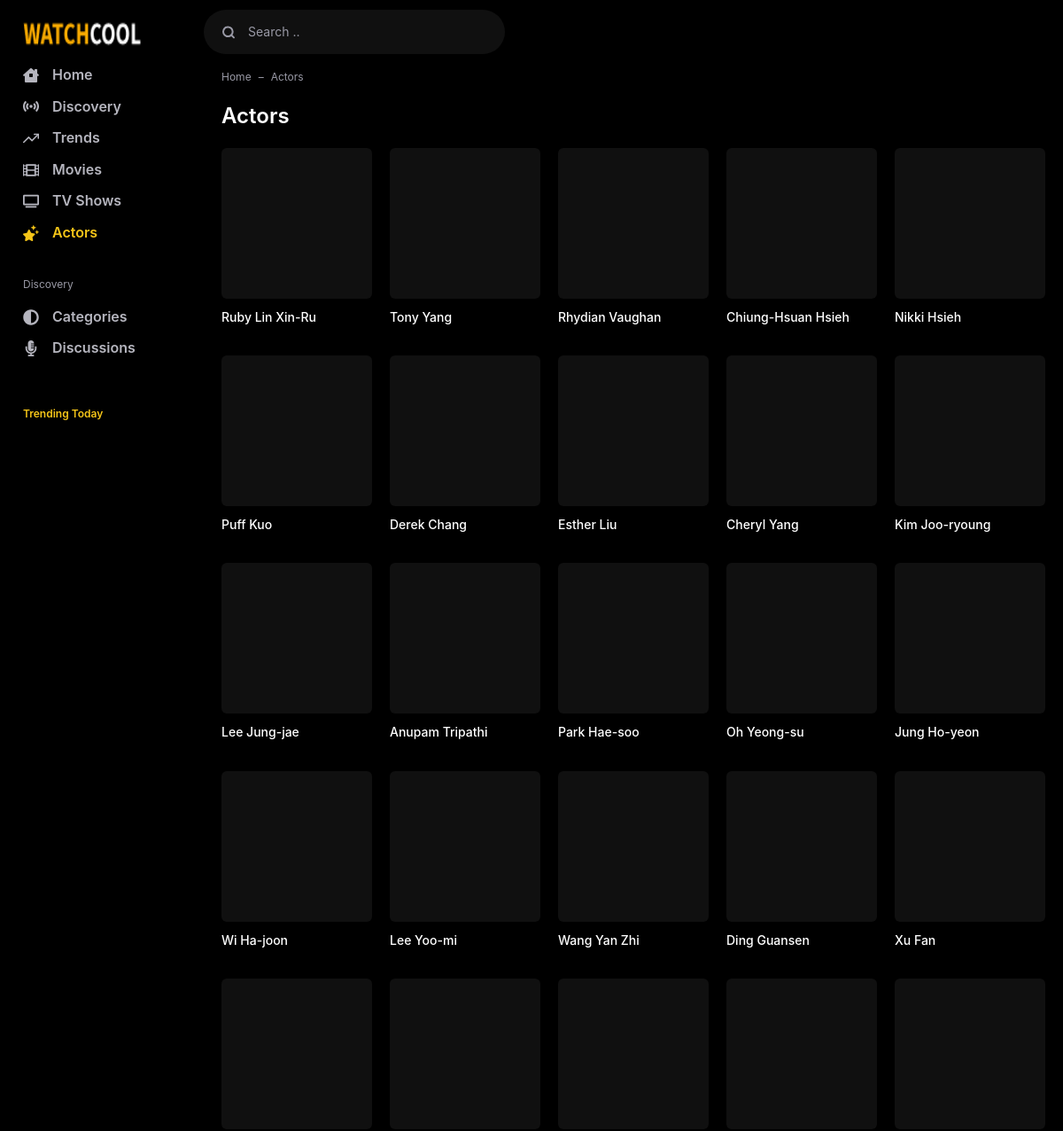
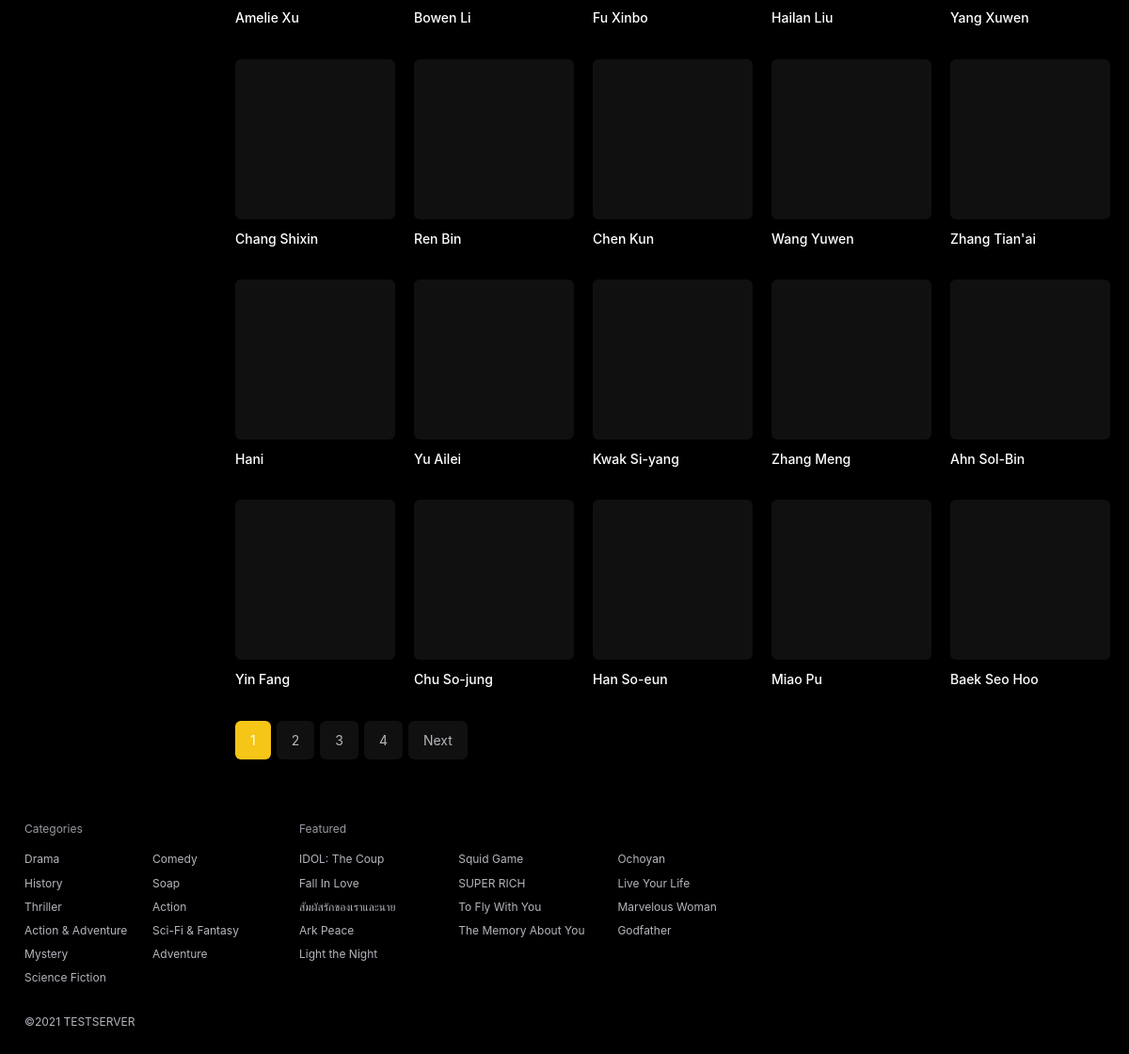
The page /web16/actors/ on the database as committed earlier (2 pictures, top to bottom).
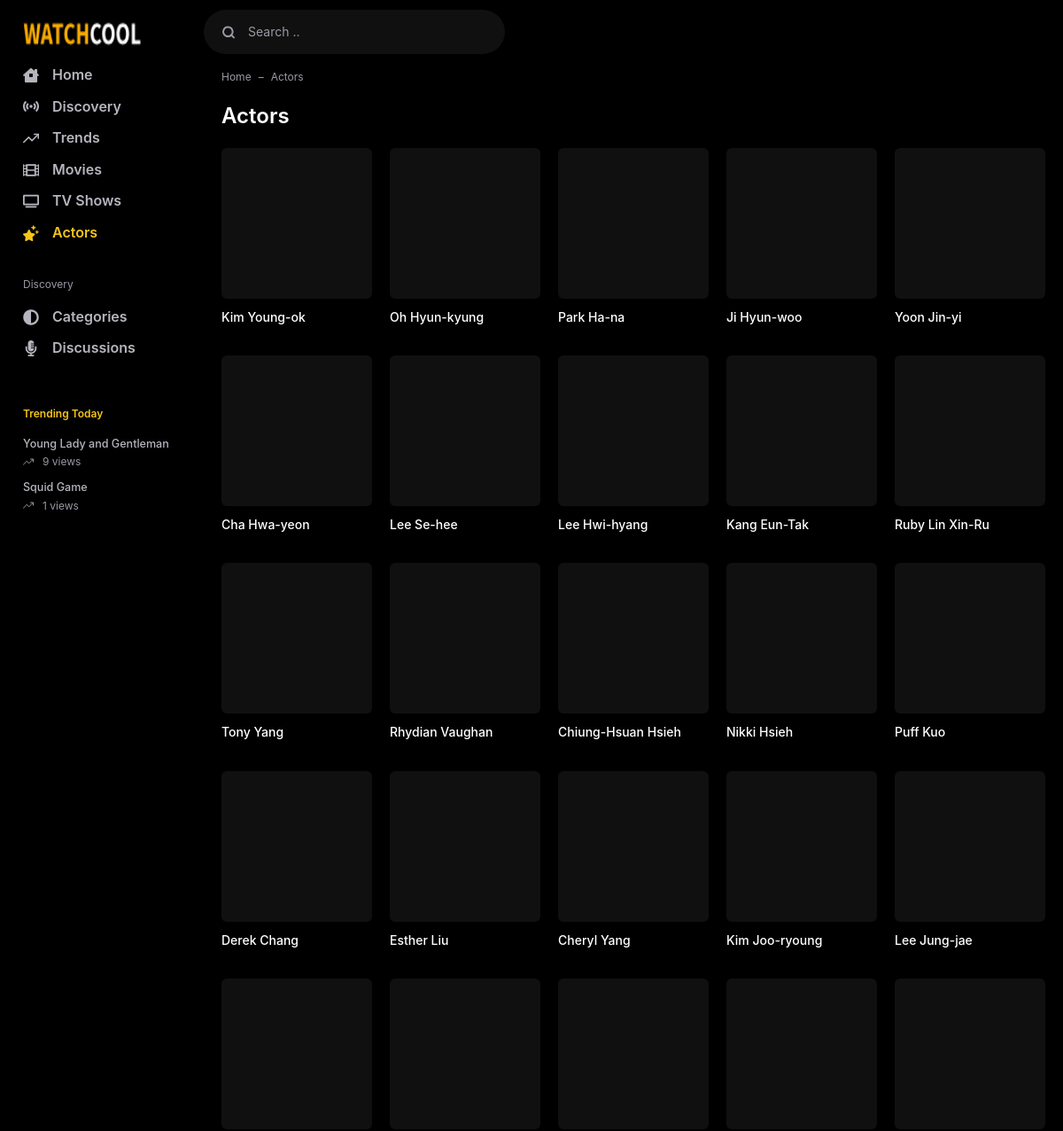
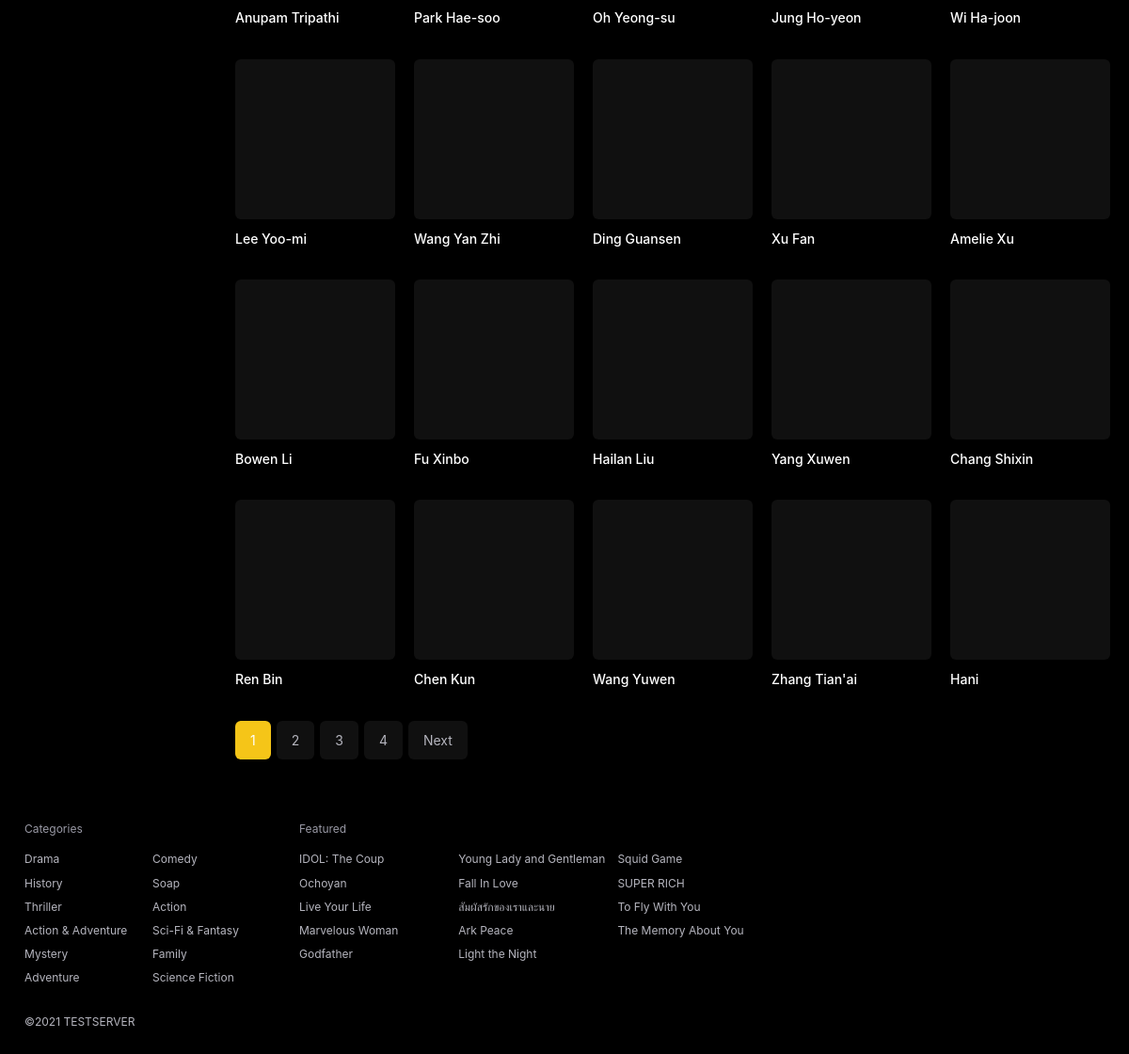
The same page on the database as committed later (2 pictures, top to bottom).
### webapp/models/common.py (models this page shows, shortened)
class Cast(models.Model):
    movie = models.ManyToManyField(Movie,related_name="cast",related_query_name="has_cast")
    tv = models.ManyToManyField(TV,related_name="cast",related_query_name="has_cast")
    gender = models.CharField(max_length=1,choices=GENDER_CHOICES,default=1)
    name = models.CharField(max_length=100)
    tmdb_cast_id = models.IntegerField()
    popularity = models.DecimalField(max_digits=6,decimal_places=3,null=True,blank=True)
    profile_path = models.URLField(null=True,blank=True)
    slug = models.SlugField(null=True,blank=True,editable=True,max_length=2083)
    added_on = models.DateField(default=timezone.now,editable=True)
    class Meta:
        ordering = ("-popularity",)

class Genre(models.Model):
    movie = models.ManyToManyField(Movie,related_name="genre",related_query_name="has_genre")
    tv = models.ManyToManyField(TV,related_name="genre",related_query_name="has_genre")
    name = models.CharField(max_length=20,unique=True)
    color = models.CharField(max_length=9,null=True,blank=True,default=generateRandomColor,editable=True)

### webapp/models/tv.py (models this page shows, shortened)
class TV(AbsShow):
    media_type=models.CharField(default="TV",max_length=2)
    class Meta:
        ordering = ("-added_on","-release_date",)
        verbose_name_plural = "TV Shows"
        db_table = "tv"

### webapp/views.py (the view)
# urls.py: path("actors/",cache_page(CACHE_TIME)(views.ActorList.as_view()),name="actor_list"),
class ActorList(ListView):
    model = Cast
    paginate_by = 40
    template_name = "webapp/actor_list.html"
    context_object_name = "actors"
    def get_queryset(self):
        return self.model.objects.filter(~Q(profile_path__endswith="None")).order_by("-added_on","-popularity")
    def get_context_data(self, **kwargs):
        context = super().get_context_data(**kwargs)
        title = f"List all Actors | {self.request.get_host()}"
        context["title"] = title
        context["description"] = title
        context["currentPage"] = "actors"
        return context

### webapp/context_processors.py (called while the page is built)
def tvsViewin(days,get):
    return ViewLog.objects.filter(movie=None,
        viewed_on__date__gte=(datetime.date.today()-datetime.timedelta(days=days))).values(
        "tv",
        slug = F("tv__slug"),
        title=F("tv__title"),
        themoviedb_id = F("tv__themoviedb_id"),
        original_title = F("tv__original_title"),
        imdb_id = F("tv__imdb_id"),
        trailer = F("tv__trailer"),
        published = F("tv__published"),
        runtime = F("tv__runtime"),
        added_on = F("tv__added_on"),
        updated_on = F("tv__updated_on"),
        media_type = F("tv__media_type"),
        poster_path=F("tv__poster_path"),
        overview=F("tv__overview"),
        vote_average=F("tv__vote_average"),
        backdrop_path=F("tv__backdrop_path"),
        release_date=F("tv__release_date"),
        ).annotate(views=Count("tv")).order_by()[:get]

def config(request=None):
    data = cache.get_many(KEYS)
    if not data:
        data = cache_context()
        cache.set_many(data,settings.CACHE_TIME)
    return data

### webapp/templates/webapp/actor_list.html
{% extends 'webapp/_base.html' %}
{% block content %}
<div class="flex-fill">
    <nav aria-label="breadcrumb">
        <ol class="breadcrumb">
            <li class="breadcrumb-item"><a href="{% url 'app_webapp:home' %}">Home</a></li>
            <li class="breadcrumb-item active" aria-current="page">Actors</li>
        </ol>
    </nav>
    <div class="d-flex">
        <div class="app-content">
            <div class="app-section">
                <div class="mb-3">
                    <div class="text-24 text-white font-weight-bold">Actors</div>
                </div>
                <div class="row row-cols-md-5 row-cols-2">
                    {% for actor in actors %}
                        {% include 'webapp/includes/actor.html' with actor=actor only %}
                    {% endfor %}
                </div>
                {% include 'webapp/includes/pagination.html' with items=actors %}
            </div>
        </div>
    </div>
</div>
{% endblock content %}

### webapp/templates/webapp/_base.html (shortened to what the changed rows need)
<!DOCTYPE html> {% load static %}
<html lang="en">
<head>
    <link as="style" media="all" rel="stylesheet preload prefetch" href="{% static 'webapp/css/app.css' %}"
        type="text/css" />
</head>
<body>
    <div class="container">
        <div class="app">
            <div class="app-wrapper">
                <div class="app-aside nav-aside" id="aside">
                    <ul class="nav-trend d-none d-lg-block">
                        {% for show in most_popular_shows %}
                        <li>
                            <a href="
                            {% if show.tv %}
                                {% url 'app_webapp:tv_detail' show.slug %}
                            {% else %}
                                {% url 'app_webapp:movie_detail' show.slug %}
                            {% endif %}
                            " class="nav-content">
                                <div>{{show.title}}</div>
                                <div class="view">
                                    <svg>
                                        <use xlink:href="{% static 'webapp/public/assets/img/sprite.svg' %}#trend" />
                                    </svg>
                                    <div>{{show.views}} views</div>
                                </div>
                            </a>
                        </li>
                        {% endfor %}
                    </ul>
                </div>
                <div class="app-container flex-fill">
                    <div class="container">
                        {% block content %} {% endblock content %}
                    </div>
                </div>
            </div>
            <div class="app-footer">
                <div class="row">
                    <div class="col-md-3">
                        <div class="footer-nav">
                            <div class="nav-col-2">
                                {% for genre in genres %}
                                <a href="{% url 'app_webapp:category' genre.name %}"
                                    title="{{genre.name}}">{{genre.name}}</a>
                                {% endfor %}
                            </div>
                        </div>
                    </div>
                    <div class="col-md-6">
                        <div class="footer-nav">
                            <div class="nav-col-3">
                                {% for show in featured %}
                                <a href="{% url 'app_webapp:tv_detail' show.slug %}"
                                    title="{{show.title}}">{{show.title}}</a>
                                {% endfor %}
                            </div>
                        </div>
                    </div>
                </div>
            </div>
        </div>
    </div>
</body>
</html>

### webapp/templates/webapp/includes/actor.html
<div class="col">
    <div class="list-actor">
        <a href="{% url 'app_webapp:actor_detail' actor.slug %}"
            class="list-media" title="{{actor.name}}">
            <div class="media"
                data-src="{{actor.profile_path}}">
            </div>
        </a>
        <div class="list-caption">
            <a href="{% url 'app_webapp:actor_detail' actor.slug %}"
                class="list-title" title="{{actor.name}}">
                {{actor.name}}</a>
        </div>
    </div>
</div>

Rows that differ between the two databases and show on the page:
no longer on this page (row unchanged): Cast: name "Yu Ailei"
no longer on this page (row unchanged): Cast: name "Kwak Si-yang"
no longer on this page (row unchanged): Cast: name "Zhang Meng"
no longer on this page (row unchanged): Cast: name "Ahn Sol-Bin"
no longer on this page (row unchanged): Cast: name "Yin Fang"
no longer on this page (row unchanged): Cast: name "Chu So-jung"
no longer on this page (row unchanged): Cast: name "Han So-eun"
no longer on this page (row unchanged): Cast: name "Miao Pu"
no longer on this page (row unchanged): Cast: name "Baek Seo Hoo"
added TV: title "Young Lady and Gentleman", views "9"
now on one of the page's lists (row unchanged): TV: title "Squid Game", views "1"
added Cast: name "Kim Young-ok"
added Cast: name "Oh Hyun-kyung"
added Cast: name "Park Ha-na"
added Cast: name "Ji Hyun-woo"
added Cast: name "Yoon Jin-yi"
added Cast: name "Cha Hwa-yeon"
added Cast: name "Lee Se-hee"
added Cast: name "Lee Hwi-hyang"
added Cast: name "Kang Eun-Tak"
added Genre: name "Family"
